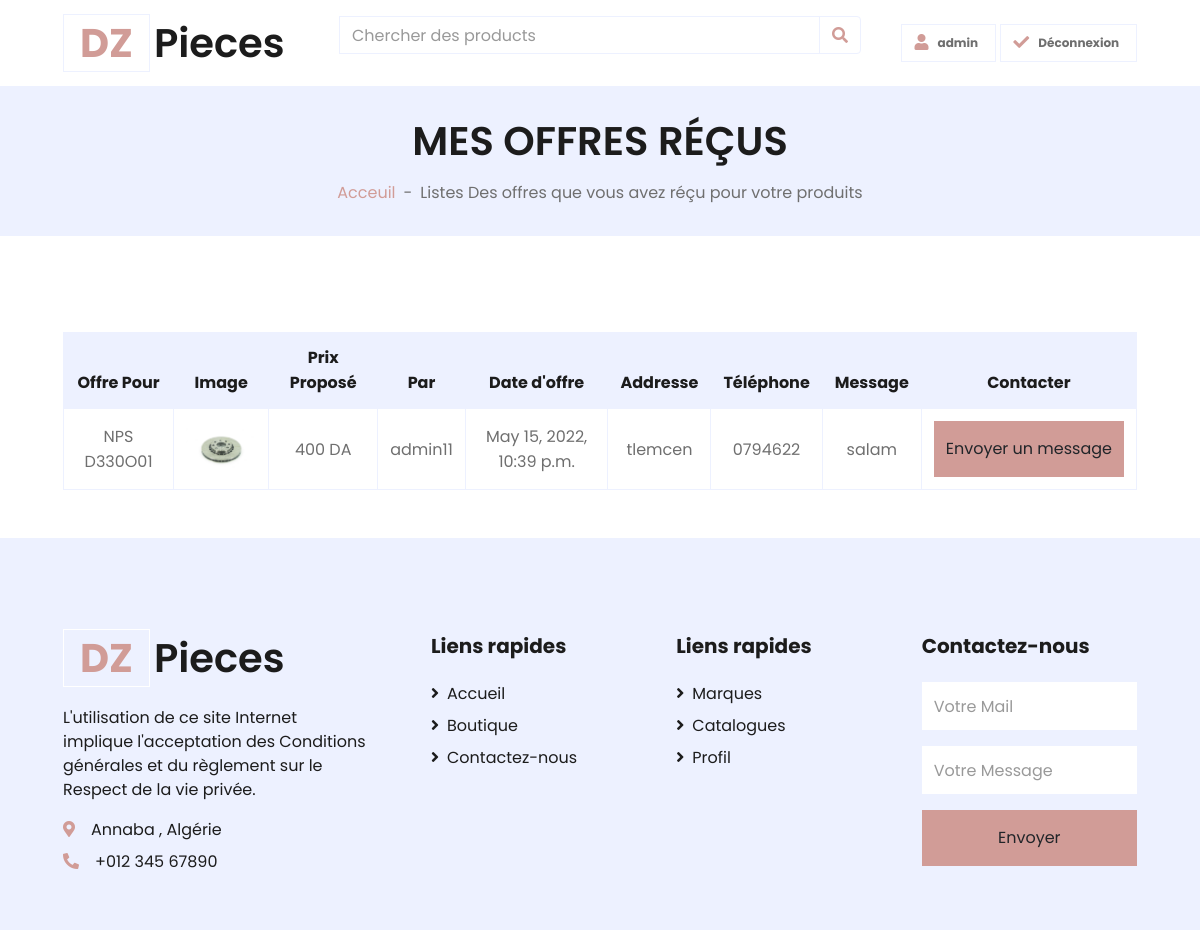
Before: /offrepage_reçus/ (signed in) with the older database file.
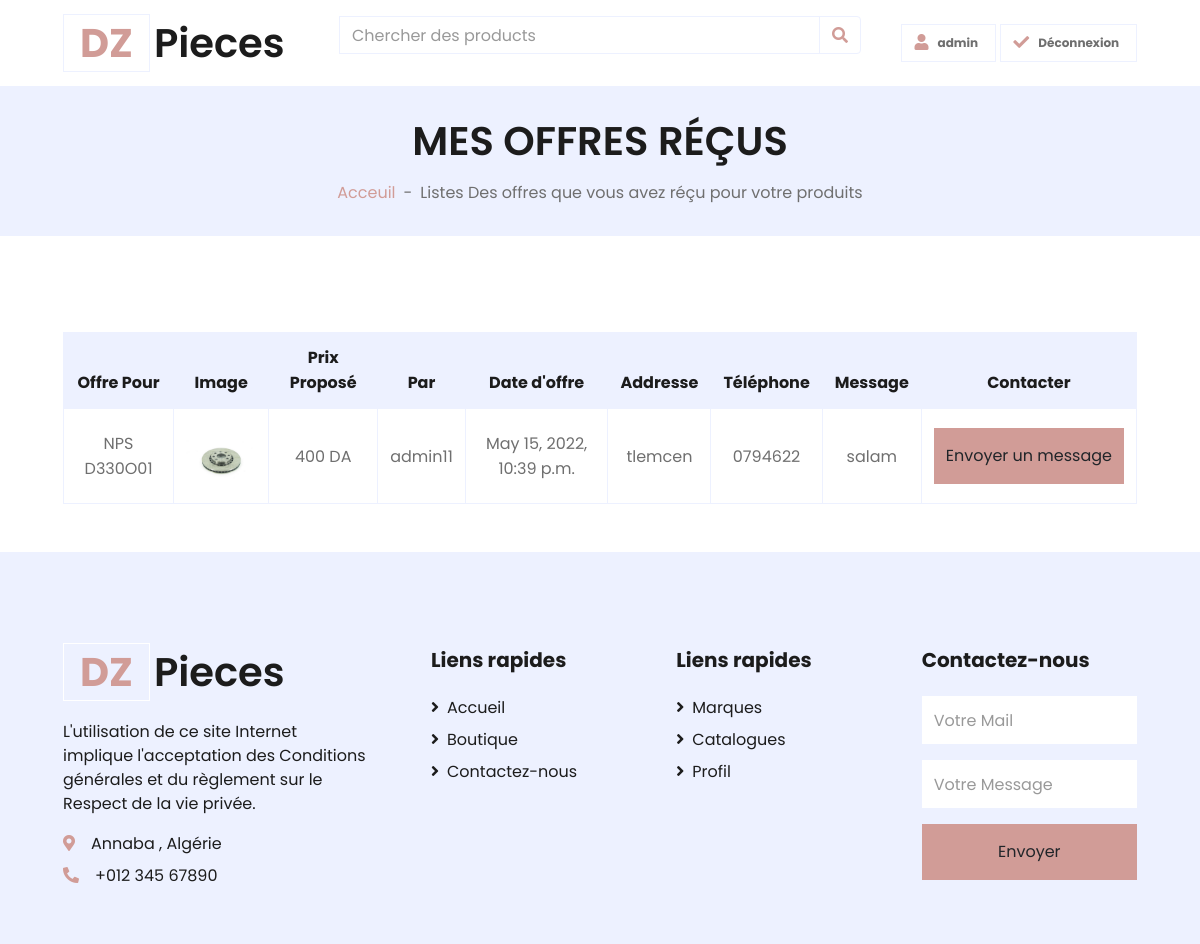
After: the same page with the newer database file.
### Shop/models.py (models this page shows, shortened)
class Offre(models.Model):
    produit = models.ForeignKey(Product ,related_name='offre', on_delete=models.CASCADE,blank=True , null=True)
    created_by = models.ForeignKey(User, related_name='user', on_delete=models.CASCADE)
    created_at = models.DateTimeField(auto_now_add=True)
    Addresse = models.CharField(max_length=500,blank=True , null=True)
    Téléphone = models.CharField(max_length=10,blank=True , null=True)
    Prix_Proposé = models.IntegerField(blank=True , null=True)
    Message = models.CharField(max_length=500,blank=True , null=True)

class Product(models.Model):
    by = models.ForeignKey('auth.user', on_delete=models.SET_NULL, null=True, blank=True, )
    name = models.CharField(max_length=200 , null=True)
    catalog = models.ForeignKey(Catalogue,null=True, blank=True,related_name='catalog',on_delete=models.CASCADE)
    brand = models.ForeignKey(Brand,null=True, blank=True,related_name='brand',on_delete=models.CASCADE)
    price = models.FloatField()
    Product_details  = models.CharField(max_length=1000 , null=True)
    Téléphone = models.CharField(max_length=200 , null=True , blank=True)
    Addresse = models.CharField(max_length=200 , null=True , blank=True)
    created_at = models.DateTimeField(auto_now_add=True)
    image =models.ImageField(null=True, blank=True,upload_to='images/')
    @property
    def imageURL (self):
        try:
            url = self.image.url
        except :
            url =''
        return url

### Shop/views.py (called while the page is built)
@login_required
def offres(request):
    brands = Brand.objects.all()
    product = Product.objects.all()
    offres= Offre.objects.all()
    context = {'brands' : brands,'offres': offres,'product':product}
    return render(request, 'Shop/offres.html',context)

### Shop/templates/Shop/offres.html
{% extends "Shop/Main.html" %}
{% block content %}
    <div class="container-fluid bg-secondary mb-5">
        <div class="d-flex flex-column align-items-center justify-content-center" style="min-height: 150px">
            <h1 class="font-weight-semi-bold text-uppercase mb-3">Mes Offres Réçus </h1>
            <div class="d-inline-flex">
                <p class="m-0"><a href="">Acceuil</a></p>
                <p class="m-0 px-2">-</p>
                <p class="m-0">Listes Des offres que vous avez réçu pour votre produits </p>
            </div>
        </div>
    </div>
    <div class="container-fluid pt-5">
        <div class="row px-xl-5">
            <div class="col-lg-12 table-responsive ">
                <table class="table table-bordered text-center mb-0">
                    <thead class="bg-secondary text-dark">
                        <tr>
                            <th>Offre Pour</th>
                            <th>Image</th>
                            <th>Prix Proposé </th>
                            <th>Par</th>
                            <th>Date d'offre</th>
                            <th>Addresse</th>
                            <th>Téléphone</th>
                            <th>Message</th>
                            <th>Contacter </th>
                        </tr>
                    </thead>
                    <tbody class="align-middle">
                    {% for offre in offres %}
                        {% if offre.produit.by == request.user %}
                        <tr>
                            <td class="align-middle">{{offre.produit.name}}</td>
                            <td class="align-middle"><img src="{{offre.produit.imageURL}}" alt="" width="70" ></td>
                            <td class="align-middle">{{offre.Prix_Proposé}} DA </td>
                            <td class="align-middle">{{offre.created_by}}  </td>
                            <td class="align-middle">{{offre.created_at}}  </td>
                            <td class="align-middle">{{offre.Addresse}}  </td>
                            <td class="align-middle">{{offre.Téléphone}}  </td>
                            <td class="align-middle">{{offre.Message}}  </td>
                            <td class="align-middle">
                           <a href="{% url 'Conversation' offre.id %}">
                               <button class="btn btn-primary btn-block border-0 py-3" type="submit">Envoyer un message</button>
                    </a>
                            </td>
                                </tr>
                    {% endif %}
                    {% endfor%}
                    </tbody>
                </table>
            </div>
        </div>
    </div>
{% endblock%}

Changed rows visible on the page:
changed through a linked row, Offre "tlemcen": produit.imageURL: a different picture
